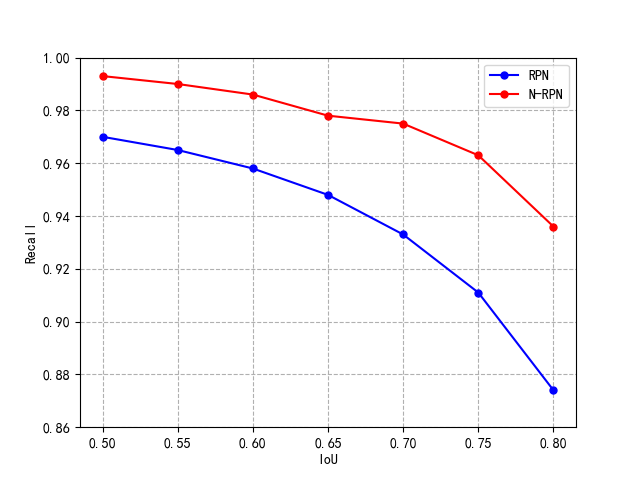

This chart was generated by the following Python code:
import matplotlib.pyplot as plt

# recall_RPN = [0.986, 0.986, 0.983, 0.979, 0.970, 0.954, 0.933]
# recall_NRPN = [0.999, 0.998, 0.997, 0.996, 0.988, 0.983, 0.971]
# x = [0.1, 0.2, 0.3, 0.4, 0.5, 0.6, 0.7]
recall_RPN = [0.970, 0.965, 0.958, 0.948, 0.933, 0.911, 0.874]
recall_NRPN = [0.993, 0.990, 0.986, 0.978, 0.975, 0.963, 0.936]
x = [0.5, 0.55, 0.6, 0.65, 0.7, 0.75, 0.8]

data = ['RPN', 'N-RPN']
plt.rcParams['font.sans-serif'] = ['SimHei']  # 中文显示
# plt.rcParams['savefig.dpi'] = 300  # 图片像素
# plt.rcParams['figure.dpi'] = 300  # 分辨率
# plt.style.use('bmh')  # ggplot
# plt.figure(figsize=(10, 5))
# plt.title('不同backbone下FPS')
plt.xlabel("IoU")
plt.ylabel("Recall")
plt.plot(x, recall_RPN, '-o', linestyle='-', markersize=5, color='blue', label=data[0])
plt.plot(x, recall_NRPN, '-o', linestyle='-', markersize=5, color='red', label=data[1])

# plt.xlim(0, 21)
plt.ylim(0.86, 1)
plt.legend(loc=1)
plt.grid(True, linestyle='--')
plt.savefig('plot_recall_RPN.png')
plt.show()

